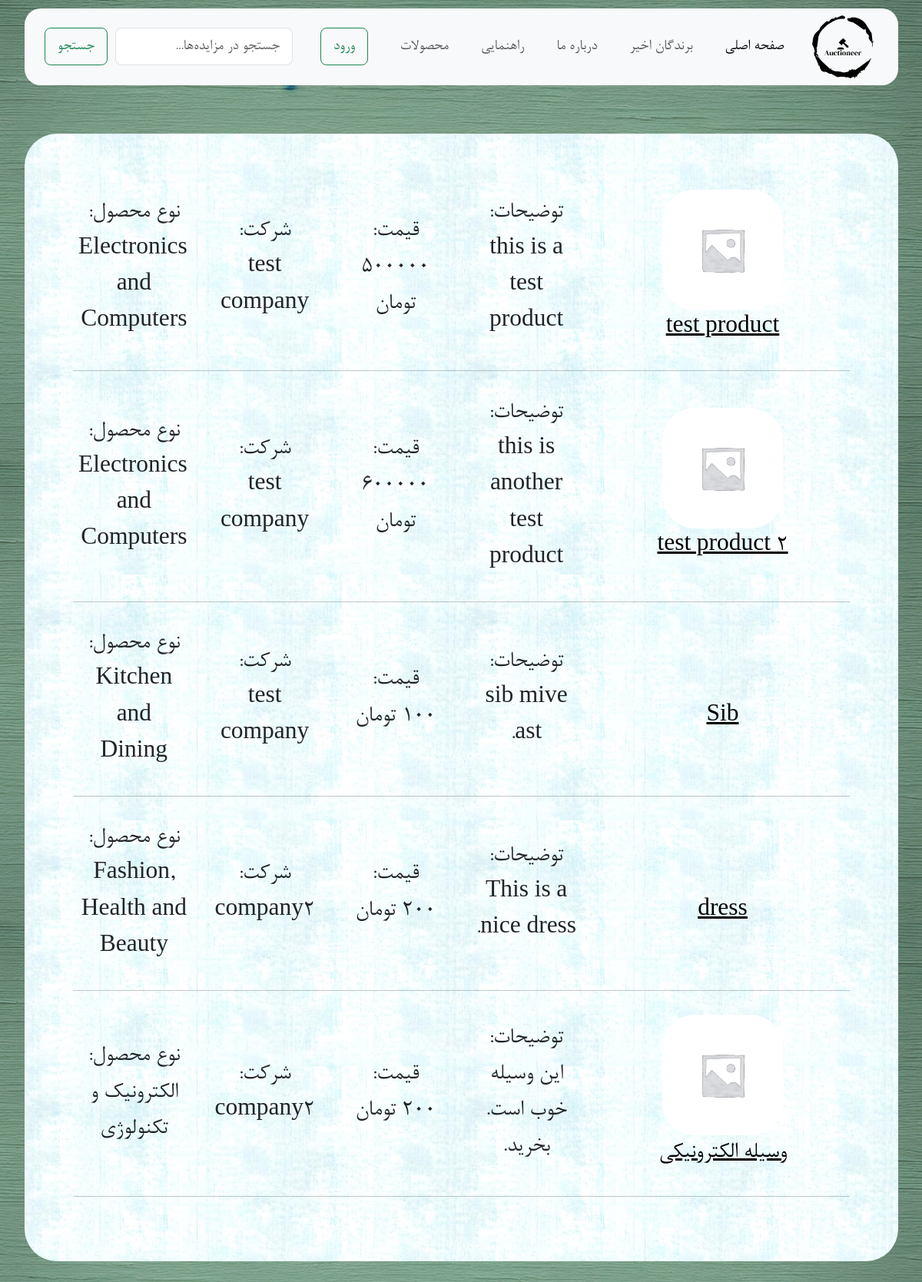
Page /product_list on the earlier database version.
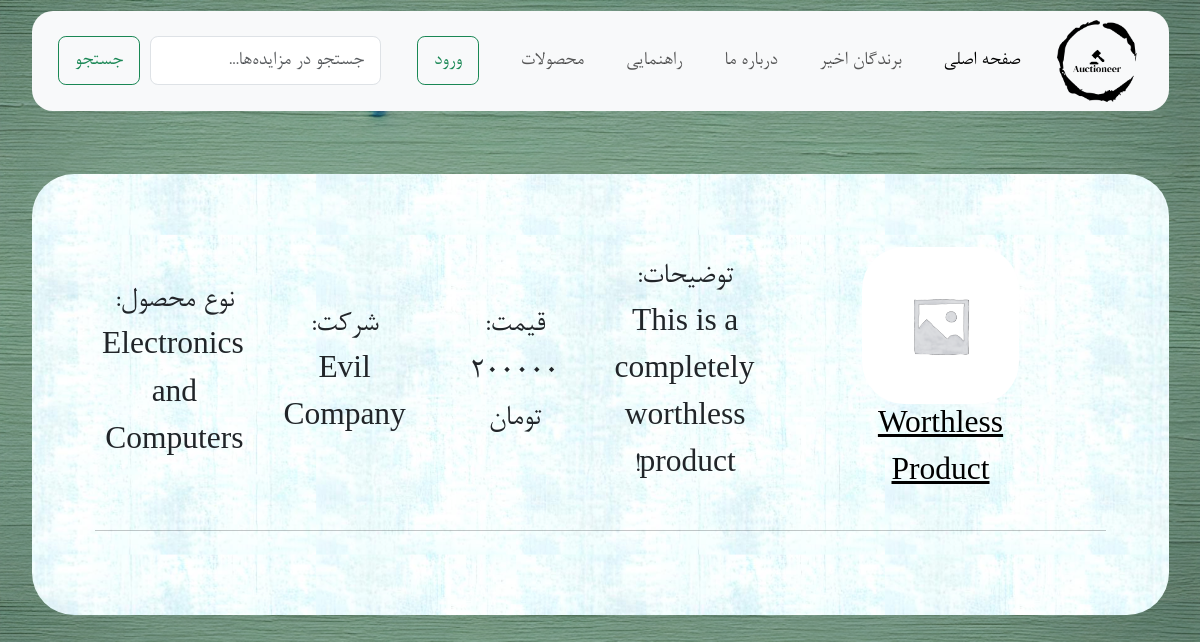
Same page on the later database version.
### base/models.py (models this page shows)
class Product(models.Model):
    company = models.ForeignKey(Company, on_delete=models.CASCADE)
    name = models.CharField(max_length=255)
    price = models.DecimalField(max_digits=10, decimal_places=0)
    description = models.TextField(null=True, blank=True)
    category = models.CharField(max_length=50, choices=[(ca.value, ca.name) for ca in Category])
    image = models.ImageField(upload_to="uploads/products/", null=True, blank=True)

class Company(models.Model):
    name = models.CharField(max_length=255)
    description = models.TextField()

### base/views.py (the view)
# urls.py: path('product_list', views.product_list, name="product_list"),
def product_list(request):
    context = {'products': Product.objects.all()}
    return render(request, 'base/product_list.html', context)

### base/templates/base/product_list.html
{% extends "main.html" %}
{% load static %}
{% block content %}
<div class="container rounded-5 background-product-list m-auto mt-5">
    <div >
        {% for p in products %}
        <div class="row fs-4 text-center align-items-center p-2">
            <div class="col-3 m-auto">
                <div class="row">
                    <a href=" {% url 'product' p.id %}">
                        <img width="100px" height="auto"
                             src="{% if p.image %} /{{ p.image }} {% else %} {% static 'images/product.png' %} {% endif %}"
                             class="card-img-top rounded rounded-5"
                             alt=""
                            style="width:70%!important; height:auto!important;"></a>
                    <a class="text-black" href=" {% url 'product' p.id %}">{{ p.name }}</a>
                </div>
            </div>
            <div class="col-2">توضیحات:<br/>{{ p.description }}</div>
            <div class="col-2">قیمت:<br/>{{ p.price }} تومان</div>
            <div class="col-2">شرکت:<br/>{{ p.company.name }}</div>
            <div class="col-2">نوع محصول:<br/>{{ p.category }}</div>
        </div>
        <hr/>
        {% endfor %}
    </div>
</div>
{% endblock content %}

### templates/main.html (shortened to what this page needs)
{% load static %}
<!DOCTYPE html>
<html lang="fa" dir="rtl">
<head>
    <link
            rel="stylesheet"
            href="https://cdn.jsdelivr.net/npm/bootstrap@5.0.2/dist/css/bootstrap.rtl.min.css"
    />
    <link
            href="https://cdn.jsdelivr.net/npm/bootstrap@5.3.0-alpha3/dist/css/bootstrap.min.css"
            rel="stylesheet"
    />
    <link
            rel="stylesheet"
            type="text/css"
            media="screen"
            href="{% static 'styles/style.css' %}"
    />
  </head>
  <body class="pb-4">
    {% include "navbar.html" %}
<div class="container-fluid px-4">
        {% block content %}
        {% endblock content %}
</div>
<br>
</body>
</html>

### templates/navbar.html (shortened to what this page needs)
{% load static %}
<nav class="navbar navbar-expand-sm bg-body-tertiary rounded-4 mx-4 my-2 px-2">
    <div class="container-fluid">
        <div class="collapse navbar-collapse" id="navbarSupportedContent">
            <ul class="navbar-nav mb-2 mb-lg-0 align-items-center" style="margin-left: auto">
                <li class="nav-item">
                    <a href="{% url 'home' %}">
                        <img width="80" height="90" src="{% static 'images/favicon.png' %}" alt="Logo"
                             class="my-2 mx-1">
                    </a>
                </li>
                <li class="nav-item">
                    <a class="nav-link active" aria-current="page" href="{% url 'home' %}">صفحه اصلی
                    </a>
                </li>
                <li class="nav-item">
                    <a class="nav-link" href="{% url 'winners' %}"> برندگان اخیر </a>
                </li>
                <li class="nav-item">
                    <a class="nav-link" href="{% url 'about' %}"> درباره ما </a>
                </li>
                <li class="nav-item">
                    <a class="nav-link" href="{% url 'learn' %}"> راهنمایی </a>
                </li>
                <li class="nav-item">
                    <a class="nav-link" href="{% url 'product_list' %}"> محصولات </a>
                </li>
                <div class="nav-link">
                    {% if request.user.is_authenticated %}
                    <a class="btn btn-outline-danger" href="{% url 'logout' %}">خروج</a>
                    {% else %}
                    <a class="btn btn-outline-success" href="{% url 'login' %}">ورود</a>
                    {% endif %}
                </div>
            </ul>
            <form class="d-flex" role="search" method="get" action="{% url 'home' %}">
                <input
                        class="form-control me-2"
                        type="search"
                        aria-label="جستجو"
                        type="text"
                        name="q"
                        placeholder="جستجو در مزایده‌ها..."
                />
                <button class="btn btn-outline-success" type="submit">جستجو</button>
            </form>
        </div>
    </div>
</nav>

### static/styles/style.css (style rules this page uses)
html { font-size: 21px; }
body { font-family: Nazanin; background-image: url("/static/images/Designer.png"); background-size: contain; height: 100%; min-height: 100vh; }
nav { height: 100px !important; }
.navbar-nav .nav-link { margin-right: 1rem; }
.background-product-list { box-sizing: border-box; padding: 3rem; background: #ffffff url("/static/images/grainy_textured_wall.jpg") repeat center center; background-size: 50%; }

Differences in the rows shown:
removed Product: name "test product 2", description "this is another test product", price "600000", company.name "test company", category "Electronics and Computers"
removed Product: name "Sib", description "sib mive ast.", price "100", company.name "test company", category "Kitchen and Dining"
removed Product: name "dress", description "This is a nice dress.", price "200", company.name "company2", category "Fashion, Health and Beauty"
removed Product: name "وسیله الکترونیکی", description "این وسیله خوب است. بخرید.", price "200", company.name "company2", category "الکترونیک و تکنولوژی"
changed Product "Electronics and Computers": name "test product" → "Worthless Product"; description "this is a test product" → "This is a completely worthless product!"; price "500000" → "200000"; company.name "test company" → "Evil Company"
